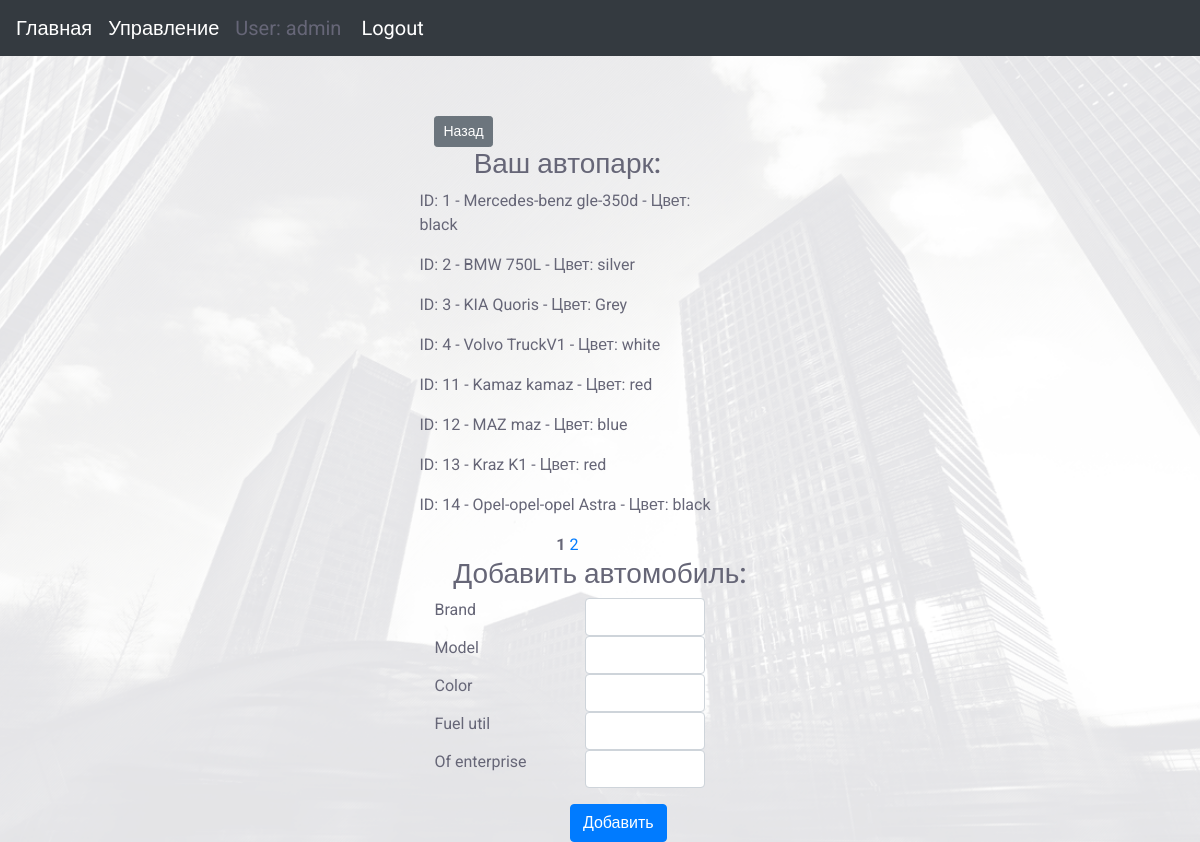
/api/cars/ (signed in), run on the app's committed database.
### carcompany_app/models.py (models this page shows, shortened)
class Car(models.Model):
    brand = models.CharField(max_length=32)
    model = models.CharField(max_length=32)
    color = models.CharField(max_length=16)
    fuel_util = models.CharField(max_length=5)
    date_assembly = models.DateField(auto_now_add=True)
    of_enterprise = models.ForeignKey('Enterprise', on_delete=models.SET_NULL, null=True)

### carcompany_app/api/views.py (the view, shortened to what this page needs)
class CarView(LoginRequiredMixin, ListCreateAPIView):
    serializer_class = CarSerializer
    pagination_class = LimitOffsetPagination
    renderer_classes = [TemplateHTMLRenderer]
    template_name = 'UIcars.html'
    def get_queryset(self):
        user_name = self.request.user.username
        list_car = Car.objects.all()
        if user_name != 'admin':
            enterprise = Enterprise.objects.get(manager__username__contains=user_name)
            list_car = Car.objects.filter(of_enterprise=enterprise)
        return list_car
    queryset = get_queryset
    def get(self, request):
        queryset = self.get_queryset()
        serializer = CarSerializer(queryset, many=True)
        paginator = Paginator(queryset, 8)
        page = request.GET.get('page')
        """
        if page is not None:
            serializer = CarSerializer(page, many=True) # сериализуем данные page
            result = self.get_paginated_response(serializer.data)
            return Response(locals())
        """
        try:
            cars = paginator.page(page)
        except PageNotAnInteger:
            cars = paginator.page(1)
        except EmptyPage:
            cars = paginator.page(paginator.num_pages)
        return Response({'result': cars})
    raise_exception = True

### templates/UIcars.html (shortened to what this page needs)
{% extends "base_generic.html" %}
{% block content %}
            <div class="general-container">
                    <div class="col-md-12 text-left">
                        <div class="col-md-10">
                            <div class="col-md-4">
                                <a href="/" class="btn btn-secondary btn-sm" role="button" aria-pressed="true"> Назад</a>
                            </div>
                            <div class="col-md-12 text-center">
                                <h3>Ваш автопарк:</h3>
                            </div>
                        </div>
                        {% for item in result %}
                            <div class="col-md-10">
                                <p>ID: {{ item.id }} - {{ item.brand }} {{ item.model }} - Цвет: {{ item.color }}  </p>
                            </div>
                        {% endfor %}
                        <div class="col-md-10 text-center">
                            {% for num in result.paginator.page_range %}
                                {% if num == result.number %}
                                    <span class="current"><b>{{ num }}</b></span>
                                {% else %}
                                    <a href="?page={{ num }}"> {{ num }}</a>
                                {% endif %}
                            {% endfor %}
                        </div>
                        <div class="col-md-12">
                           <div class="col-md-12 text-center">
                                <h3>Добавить автомобиль:</h3>
                           </div>
                           <div class="col-md-10">
                                <form  action="" method="post"  class="form-horizontal" novalidate="">{% csrf_token %}
                                  <fieldset>
                                        <div class="row">
                                            <div class="col-sm-6">
                                              Brand
                                            </div>
                                            <div class="col-sm-6 ">
                                                <input name="brand" class="form-control" type="text" value="">
                                            </div>
                                        </div>
                                        <div class="row">
                                            <div class="col-sm-6">
                                              Model
                                            </div>
                                            <div class="col-sm-6 ">
                                                <input name="model" class="form-control" type="text" value="">
                                            </div>
                                        </div>
                                        <div class="row">
                                            <div class="col-sm-6">
                                              Color
                                            </div>
                                            <div class="col-sm-6 ">
                                                <input name="color" class="form-control" type="text" value="">
                                            </div>
                                        </div>
                                        <div class="row">
                                            <label class="col-sm-6">
                                              Fuel util
                                            </label>
                                            <div class="col-sm-6 ">
                                                <input name="fuel_util" class="form-control" type="text" value="">
                                            </div>
                                        </div>
                                        <div class="row">
                                            <div class="col-sm-6">
                                                Of enterprise
                                            </div>
                                            <div class="col-sm-6 ">
                                                <input name="of_enterprise" class="form-control" type="text" value="">
                                            </div>
                                        </div>
                                        <div class="row offset-6">
                                            <button class="btn btn-primary js-tooltip" title="" data-original-title="">Добавить</button>
                                        </div>
                                  </fieldset>
                                </form>
                           </div>
                        </div>
                    </div>
            </div>
{% endblock %}

### templates/base_generic.html (shortened to what this page needs)
<!DOCTYPE html>
<html lang="en">
    <head>
        <link rel="stylesheet" href="https://maxcdn.bootstrapcdn.com/bootstrap/4.0.0/css/bootstrap.min.css">
        <link rel="stylesheet" type="text/css" href="/static/css/styles.css">
    </head>
    {% load rest_framework %}
    <body>
        <div class="general-container ">
                            <nav class="navbar navbar-expand-sm bg-dark navbar-dark">
                                 <a class="navbar-brand" href="/">Главная</a>
                                 <div class="collapse navbar-collapse" id="collapsibleNavbar">
                                    <ul class="navbar-nav">
                                       <li class="nav-item">
                                          <a class="navbar-brand" href="/admin/">Управление</a>
                                       </li>
                                       <li class="nav-item ">
                                            {% if user.is_authenticated %}
                                                <a class="navbar-brand"> User: {{ user.get_username }} </a>
                                                <a class="navbar-brand" href="{% url 'logout'%}?next={{request.path}}">Logout</a>
                                            {% else %}
                                                <a class="navbar-brand" href="{% url 'login'%}?next={{request.path}}">Login</a>
                                            {% endif %}
                                       </li>
                                    </ul>
                                 </div>
                              </nav>
                            <div class="container">
                                <div class="row justify-content-center">
                                        {% block content %}{% endblock %}
                                </div>
                            </div>
        </div>
    </body>
</html>

### carcompany_app/static/css/styles.css (style rules this page uses)
html, body { width: auto; margin:0; padding:0; height: 100%; }
.general-container { min-height: 100%; background-image: url('../images/bg3.png'); background-attachment: fixed; background-size: cover; background-position: center; font-family: 'roboto', sans-serif; color: #667; }
.container { min-height: 100%; padding-top: 60px; }

### data on the page
Car: id "1", brand "Mercedes-benz", model "gle-350d", color "black"
Car: id "2", brand "BMW", model "750L", color "silver"
Car: id "3", brand "KIA", model "Quoris", color "Grey"
Car: id "4", brand "Volvo", model "TruckV1", color "white"
Car: id "11", brand "Kamaz", model "kamaz", color "red"
Car: id "12", brand "MAZ", model "maz", color "blue"
Car: id "13", brand "Kraz", model "K1", color "red"
Car: id "14", brand "Opel-opel-opel", model "Astra", color "black"

### other printed values
{{ user.get_username }} "admin"
{{ num }} "1"
{{ num }} "2"
